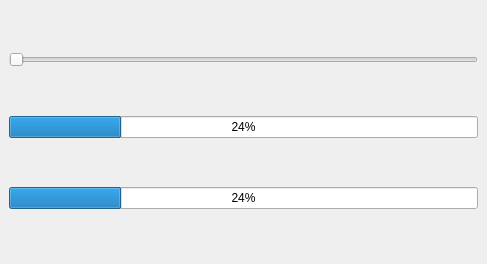
<?xml version="1.0" encoding="UTF-8"?>
<ui version="4.0">
 <class>Window</class>
 <widget class="QMainWindow" name="Window">
  <property name="geometry">
   <rect>
    <x>0</x>
    <y>0</y>
    <width>487</width>
    <height>264</height>
   </rect>
  </property>
  <property name="windowTitle">
   <string>Window</string>
  </property>
  <widget class="QWidget" name="centralwidget">
   <layout class="QVBoxLayout" name="verticalLayout">
    <item>
     <widget class="QSlider" name="hs">
      <property name="orientation">
       <enum>Qt::Horizontal</enum>
      </property>
     </widget>
    </item>
    <item>
     <widget class="QProgressBar" name="pb">
      <property name="value">
       <number>24</number>
      </property>
     </widget>
    </item>
    <item>
     <widget class="QProgressBar" name="pb1">
      <property name="value">
       <number>24</number>
      </property>
     </widget>
    </item>
   </layout>
  </widget>
 </widget>
 <resources/>
 <connections/>
</ui>
